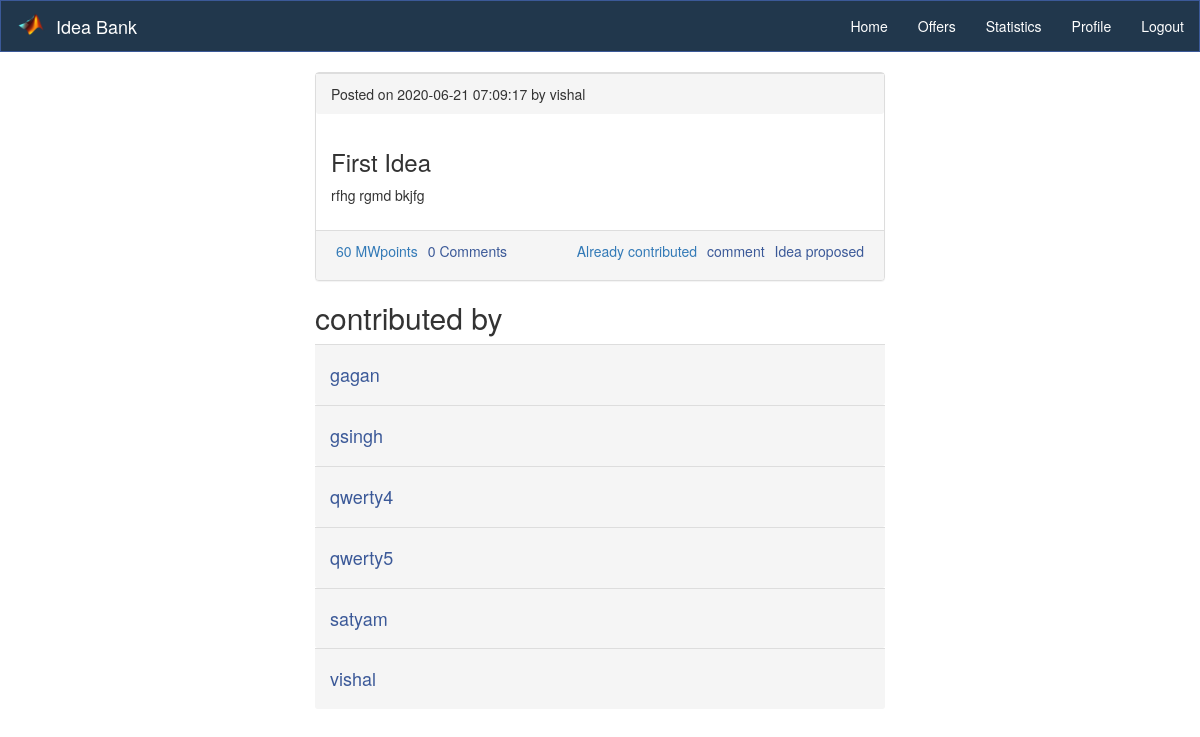
The app's page /contribution.php?post_id=895de440e495e7c71e2a5b44e1e3e13164b3a49ab1d822b46a53b41fec3441a04a7849528973f5c6 (signed in) with its own data.
### tables this page shows
CREATE TABLE `post` (
  `post_id` varchar(200) NOT NULL,
  `name` varchar(50) DEFAULT NULL,
  `current_status` varchar(30) DEFAULT NULL,
  `post_creation_time` datetime DEFAULT NULL,
  `post_text` text DEFAULT NULL,
  `type` varchar(20) DEFAULT NULL,
  `post_heading` text DEFAULT NULL
);

CREATE TABLE `contributors` (
  `post_id` varchar(200) NOT NULL,
  `c_name` varchar(50) NOT NULL,
  `contribution` int(11) DEFAULT NULL
);

### contribution.php (the view, shortened to what this page needs)
<?php
	require_once "header.php";
	require_once "functions.php";
	$post_id = $_GET['post_id'];
	$user  = $_SESSION['name'];
?>
<div class="col-md-6" style="margin-left: 25%;">
<div>
        <?php
          $sql = "SELECT * from post where post_id = '$post_id'";
          $result = mysqli_query($conn,$sql);
          if (mysqli_num_rows($result) > 0) {
            while($post = $result->fetch_assoc()) {
              $post_id = $post['post_id'];
              $query1 = "SELECT sum(contribution) as contr from contributors where post_id = '$post_id'";
              $MWpoints1 = mysqli_query($conn,$query1);
              $MWpoints = mysqli_fetch_array($MWpoints1);
              $query2 = "SELECT count(*) as comments from comment where post_id = '$post_id'";
              $num_comm1 = mysqli_query($conn,$query2);
              $num_comm = mysqli_fetch_array($num_comm1);
              $creation_type = "Posted";
              ?>
                <div class="panel panel-default">
            <div class="panel-footer">
              <span><?php echo $creation_type; ?> on <?php echo $post['post_creation_time']; ?> by <?php echo $post['name']; ?></span>
            </div>
            <div class="panel-body">
              <h3><?php echo $post['post_heading']; ?></h3>
              <p><?php echo $post['post_text']; ?></p>
            </div>
           <div class="panel-footer" style = "height: 50px;">
              <?php
                 $contribution = "contribution.php?post_id=".$post_id;
               ?>
               <span class="pull-left"><a class="text-primary" style = "padding: 5px" href="<?php echo $contribution; ?>">
                <?php
                  echo $MWpoints['contr']." MWpoints";
                ?>
                </a></span>
                <span class="pull-left"><a class="text-secondary" style = "padding: 5px" href=<?php     echo "comment.php?post_id=".$post_id; ?>>
                <?php
                  echo $num_comm['comments']." Comments";
                ?>
               </a></span>
               <?php
                       if($_SESSION['name'] != "") {
               ?>
               <span class="pull-right"><a class="text-secondary" style = "padding: 5px" href="<?php echo $link3; ?>"> <?php echo $post['current_status'];?>
                  </a></span>
              <span class="pull-right"><a class="text-secondary" style = "padding: 5px" href=<?php     echo "comment.php?post_id=".$post_id; ?>>  comment  </a></span>
              <span class="pull-right"><a class="text-primary" style = "padding: 5px" href= <?php     echo "contribute_post.php?post_id=".$post_id; ?> >
                <?php
                  $query5 = "SELECT * from contributors where post_id = '$post_id' and c_name = '$user' ";
                  $result5 = mysqli_query($conn,$query5);
                  if(mysqli_num_rows($result5)==0){
                   echo 'Contribute(10 MWpoints)';
                  }
                  else{
                    echo 'Already contributed';
                  }
                ?>
              </a></span>
            <?php } ?>
            </div>
          </div>
              <?php
            }
          } else {
            ?>
              <p class="text-center">No posts yet!</p>
            <?php
          }
        ?>
      </div>
      <h2>contributed by</h2>
      <?php
      	$query3 = "SELECT * from contributors where post_id = '$post_id'";
      	$result3 = mysqli_query($conn,$query3);
      	if(mysqli_num_rows($result3)){
      		while($row = mysqli_fetch_array($result3)){
				$contributed_by = $row['c_name'];
				?>
      			<div class="panel-footer">
              	<a href="profile.php?name=<?php echo $row['c_name']; ?>"><h4><?php echo $contributed_by; ?></h4></a>
            	</div>
            	<?php
      		}
      	}
      	else{?>
      		<div class="panel-footer">
              <h4><?php echo "No likes yet"; ?></h4>
            </div>
		<?php
      	}
      ?>
  </div>

### css/style.css (style rules this page uses)
a { color: #3b5998; }

### records on screen
post: creation_type "Posted", post_creation_time "2020-06-21 07:09:17", name "vishal", post_heading "First Idea", post_text "rfhg rgmd bkjfg", contr "60", comments "0", current_status "Idea proposed"
contributors: c_name "gagan"
contributors: c_name "gsingh"
contributors: c_name "qwerty4"
contributors: c_name "qwerty5"
contributors: c_name "satyam"
contributors: c_name "vishal"
